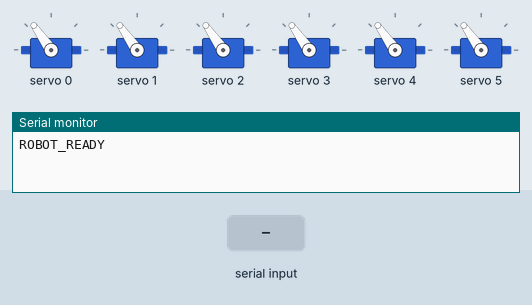
Simulated run of this sketch. Board: Arduino Uno, built with avr-gcc and run on an emulated ATmega328P. On the bench: 6 × servo, the last lines printed to the serial monitor. The inputs (shaded band) are chosen by the test bench.

Above: at 1.2 s.
1.3 s: "90,45,200,10,150,30\n" received over Serial
At 1.76 s:
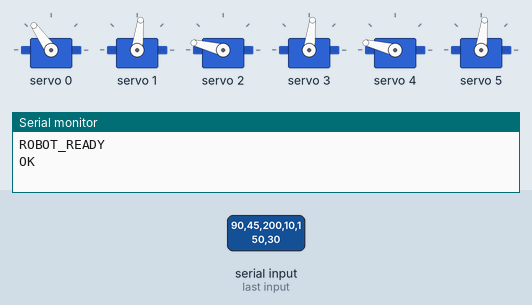
At 2.9 s:
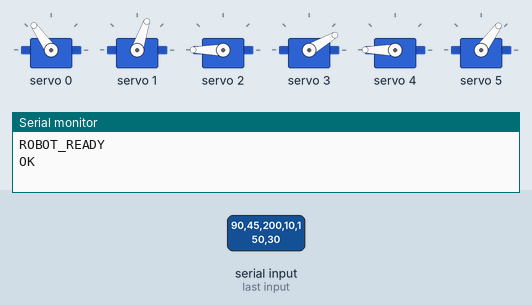
3.8 s: byte 10 ('\n') received over Serial
Timing chart, 0 to 6.8 s (numbered marks = the images above; inputs shaded):
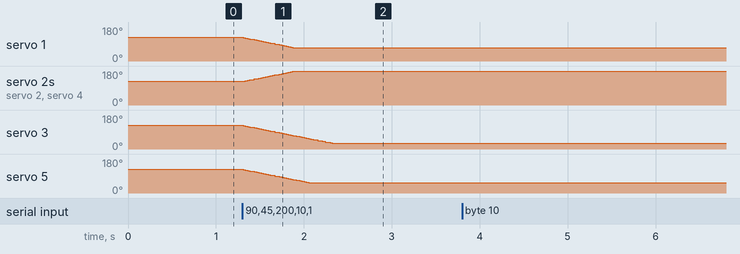

The sketch:

robot_arm.ino
```cpp
#include <Wire.h>
#include <Adafruit_PWMServoDriver.h>

Adafruit_PWMServoDriver pwm =
Adafruit_PWMServoDriver();

#define SERVOMIN 150
#define SERVOMAX 600

#define TOTAL_SERVOS 6

String data = "";

int currentAngles[TOTAL_SERVOS] =
{90,90,90,90,90,90};

int targetAngles[TOTAL_SERVOS] =
{90,90,90,90,90,90};

int servoMin[TOTAL_SERVOS] =
{0,10,10,0,0,0};

int servoMax[TOTAL_SERVOS] =
{180,170,170,180,180,180};

int servoSpeed = 1;

int angleToPulse(int ang) {

  return map(
    ang,
    0,
    180,
    SERVOMIN,
    SERVOMAX
  );
}

void moveServoSmooth(
  int channel,
  int current,
  int target
) {

  if(current < target) {

    current += servoSpeed;

    if(current > target)
      current = target;
  }

  else if(current > target) {

    current -= servoSpeed;

    if(current < target)
      current = target;
  }

  pwm.setPWM(
    channel,
    0,
    angleToPulse(current)
  );

  currentAngles[channel] = current;
}

void setup() {

  Serial.begin(115200);

  pwm.begin();

  pwm.setPWMFreq(50);

  for(int i=0; i<TOTAL_SERVOS; i++) {

    pwm.setPWM(
      i,
      0,
      angleToPulse(currentAngles[i])
    );
  }

  Serial.println("ROBOT_READY");
}

void loop() {

  readSerialData();

  updateAllServos();

  delay(8);
}

void readSerialData() {

  while(Serial.available()) {

    char c = Serial.read();

    if(c == '\n') {

      processData(data);

      data = "";
    }

    else {

      data += c;
    }
  }
}

void processData(String packet) {

  int values[TOTAL_SERVOS];

  int parsed = sscanf(
    packet.c_str(),
    "%d,%d,%d,%d,%d,%d",
    &values[0],
    &values[1],
    &values[2],
    &values[3],
    &values[4],
    &values[5]
  );

  if(parsed == TOTAL_SERVOS) {

    for(int i=0; i<TOTAL_SERVOS; i++) {

      targetAngles[i] =
      constrain(
        values[i],
        servoMin[i],
        servoMax[i]
      );
    }

    Serial.println("OK");
  }

  else {

    Serial.println("INVALID_PACKET");
  }
}

void updateAllServos() {

  for(int i=0; i<TOTAL_SERVOS; i++) {

    moveServoSmooth(
      i,
      currentAngles[i],
      targetAngles[i]
    );
  }
}
```

Measured:
- after the input at 1.3 s, servo 1: moves from 125° to 71° over 0.57 s, starting at once; servo 2, servo 4: moves from 125° to 180° over 0.59 s, starting at once; servo 3: moves from 125° to 30° over 1.0 s, starting at once; servo 5: moves from 125° to 54° over 0.77 s, starting at once
